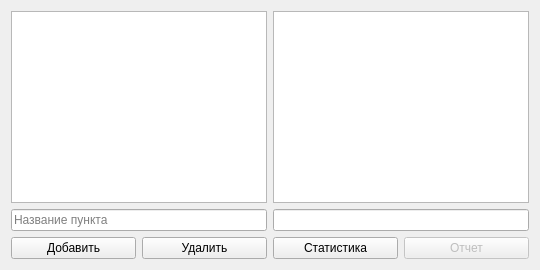
      <widget class="QWidget" name="tab_3">
       <attribute name="title">
        <string>Пункты</string>
       </attribute>
       <layout class="QGridLayout" name="gridLayout_2">
        <item row="0" column="0" colspan="2">
         <widget class="QTableView" name="tableViewPoints"/>
        </item>
        <item row="0" column="2" colspan="2">
         <widget class="QTextBrowser" name="textBrowserStats">
          <property name="html">
           <string>&lt;!DOCTYPE HTML PUBLIC &quot;-//W3C//DTD HTML 4.0//EN&quot; &quot;http://www.w3.org/TR/REC-html40/strict.dtd&quot;&gt;
&lt;html&gt;&lt;head&gt;&lt;meta name=&quot;qrichtext&quot; content=&quot;1&quot; /&gt;&lt;style type=&quot;text/css&quot;&gt;
p, li { white-space: pre-wrap; }
&lt;/style&gt;&lt;/head&gt;&lt;body style=&quot; font-family:'MS Shell Dlg 2'; font-size:7.8pt; font-weight:400; font-style:normal;&quot;&gt;
&lt;p style=&quot;-qt-paragraph-type:empty; margin-top:0px; margin-bottom:0px; margin-left:0px; margin-right:0px; -qt-block-indent:0; text-indent:0px;&quot;&gt;&lt;br /&gt;&lt;/p&gt;&lt;/body&gt;&lt;/html&gt;</string>
          </property>
         </widget>
        </item>
        <item row="2" column="0">
         <widget class="QPushButton" name="buttonAddPoint">
          <property name="text">
           <string>Добавить</string>
          </property>
         </widget>
        </item>
        <item row="2" column="1">
         <widget class="QPushButton" name="buttonDeletePoint">
          <property name="text">
           <string>Удалить</string>
          </property>
         </widget>
        </item>
        <item row="2" column="2">
         <widget class="QPushButton" name="buttonStatistics">
          <property name="enabled">
           <bool>true</bool>
          </property>
          <property name="text">
           <string>Статистика</string>
          </property>
         </widget>
        </item>
        <item row="2" column="3">
         <widget class="QPushButton" name="buttonReport">
          <property name="enabled">
           <bool>false</bool>
          </property>
          <property name="text">
           <string>Отчет</string>
          </property>
          <property name="checkable">
           <bool>false</bool>
          </property>
          <property name="checked">
           <bool>false</bool>
          </property>
          <property name="autoDefault">
           <bool>false</bool>
          </property>
          <property name="default">
           <bool>false</bool>
          </property>
          <property name="flat">
           <bool>false</bool>
          </property>
         </widget>
        </item>
        <item row="1" column="0" colspan="2">
         <widget class="QLineEdit" name="editPointName">
          <property name="readOnly">
           <bool>false</bool>
          </property>
          <property name="placeholderText">
           <string>Название пункта</string>
          </property>
          <property name="clearButtonEnabled">
           <bool>true</bool>
          </property>
         </widget>
        </item>
        <item row="1" column="2" colspan="2">
         <widget class="QLineEdit" name="lineEdit_2">
          <property name="enabled">
           <bool>true</bool>
          </property>
          <property name="readOnly">
           <bool>true</bool>
          </property>
         </widget>
        </item>
       </layout>
      </widget>
